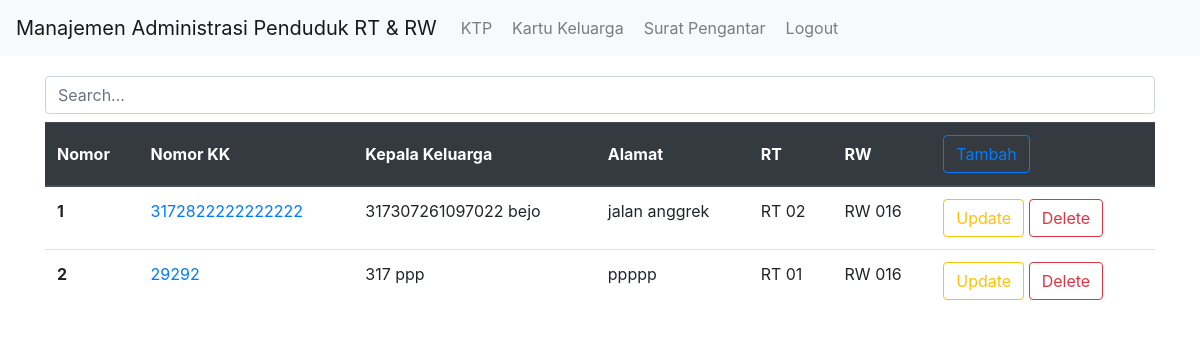
The app's page /warga/kk/list (signed in) with its own data.
### warga/models.py (models this page shows, shortened)
class Kk(models.Model):
    RT_CHOICES = (
        ('1', 'RT 01'),
        ('2', 'RT 02'),
        ('3', 'RT 03'),
        ('4', 'RT 04'),
        ('5', 'RT 05'),
        ('6', 'RT 06'),
        ('7', 'RT 07'),
        ('8', 'RT 08'),
        ('9', 'RT 09'),
    )
    nomor_kk = models.CharField(max_length=16,unique=True)
    nik = models.ForeignKey(Ktp, on_delete=models.CASCADE, unique=True)
    alamat = models.TextField()
    rt = models.CharField(max_length=3, choices=RT_CHOICES)
    rw = models.CharField(max_length=7, default="RW 016")
    scan_kk = models.ImageField(blank=True, null=True,
                                 upload_to='scan_kk/',
                                 default='/noimage.png')
    is_kepala_keluarga = models.BooleanField(default=True)

class Ktp(models.Model):
    JENIS_KELAMIN = (
        ('L', 'Laki Laki'),
        ('P', 'Perempuan')
    )
    GOLDAR_CHOICE = (
        ('1', '-'),
        ('2', 'A'),
        ('3', 'B'),
        ('4', 'AB'),
        ('5', 'O'),
    )
    RT_CHOICES = (
        ('1', 'RT 01'),
        ('2', 'RT 02'),
        ('3', 'RT 03'),
        ('4', 'RT 04'),
        ('5', 'RT 05'),
        ('6', 'RT 06'),
        ('7', 'RT 07'),
        ('8', 'RT 08'),
        ('9', 'RT 09'),
    )
    AGAMA_CHOICES = (
        ('1', '-'),
        ('2', 'Islam'),
        ('3', 'Kristen Protestan'),
        ('4', 'Hindu'),
        ('5', 'Budha'),
        ('6', 'Katolik'),
        ('7', 'Kong Hu Cu'),
    )
    STATUS_PERKAWINAN = (
        ('BK', 'Belum Kawin'),
        ('K', 'Kawin '),
    )
    KEWARGANEGARAAN_CHOICE = (
        ('WNI', 'Warga Negara Indonesia'),
        ('WNA', 'Warga Negara Asing')
    )
    nik = models.CharField(max_length=16,unique=True)
    nama = models.CharField(max_length=100, blank=False, null=False)
    tanggal_lahir = models.DateField()
    tempat_lahir = models.CharField(max_length=15)
    jenis_kelamin = models.CharField(max_length=10, choices=JENIS_KELAMIN)
    golongan_darah = models.CharField(max_length=2, choices=GOLDAR_CHOICE, default=1)
    alamat = models.CharField(max_length=50)
    rt = models.CharField(max_length=3, choices=RT_CHOICES, blank=True, null=True)
    rw = models.CharField(max_length=7, default="RW 016", blank=False, null=False)
    kecamatan = models.CharField(max_length=25, default="Grogol Petamburan")
    agama = models.CharField(max_length=15, choices=AGAMA_CHOICES, default=1)
    status_perkawinan = models.CharField(max_length=11, choices=STATUS_PERKAWINAN, default=1)
    pekerjaan = models.CharField(max_length=25)
    kewarganegaraan = models.CharField(max_length=3, choices=KEWARGANEGARAAN_CHOICE)
    masa_berlaku = models.CharField(max_length=15, default="Seumur Hidup", editable=False)
    scan_ktp = models.ImageField(blank=True, null=True,
                                 upload_to='scan_ktp/',
                                 default='/noimage.png')
    def __str__(self):
        return '{} {}'.format(self.nik, self.nama)

### warga/views.py (the view)
# urls.py: path('kk/list', KkList.as_view(), name='list_kk'),
class KkList(LoginRequiredMixin, ListView):
    login_url = '/akun/login'
    model = Kk
    template_name = "kk/kk_list.html"
    context_object_name = 'kk_list'
    def get_queryset(self):
        query = self.request.GET.get('k')
        if query:
            object_list = Kk.objects.filter(Q(nomor_kk__icontains=query))
        else:
            object_list = Kk.objects.all()
        return object_list

### warga/templates/kk/kk_list.html (shortened to what this page needs)
{% extends "base.html" %}
{% block contents %}
<div class="row">
    <div class="col-md-12">
        <form action="{% url 'warga:list_kk' %}" method="get">
            <input class="form-control" name="k" type="text" placeholder="Search...">
        </form>
    </div>
</div>
    <div class="row">
    <div class="col-md-12">
        <div class="table-responsive">
            <table align="center" class="table mt-2">
                <thead class="thead-dark">
                <tr>
                    <th scope="col" class="align-middle">Nomor</th>
                    <th scope="col" class="align-middle">Nomor KK</th>
                    <th scope="col" class="align-middle">Kepala Keluarga</th>
                    <th scope="col" class="align-middle">Alamat</th>
                    <th scope="col" class="align-middle">RT</th>
                    <th scope="col" class="align-middle">RW</th>
                    <th><a class="btn btn-outline-primary align-right" href="{% url 'warga:create_kk' %}" title="">Tambah</a></th>
                </tr>
                </thead>
                <tbody>
                {% for kk in kk_list %}
                    <tr>
                        <th scope="row">{{forloop.counter}}</th>
                        <td><a href="{% url 'warga:detail_kk' kk.pk %}">{{ kk.nomor_kk }}</a></td>
                        <td>{{ kk.nik }}</td>
                        <td>{{ kk.alamat }}</td>
                        <td>{{ kk.get_rt_display }}</td>
                        <td>{{ kk.rw }}</td>
                        <td><a class="btn btn-outline-warning" href="{% url 'warga:update_kk' kk.id %}" title="">Update</a>
                            <a class="btn btn-outline-danger" href="{% url 'warga:delete_kk' kk.id %}" title="">Delete</a></td>
                    </tr>
                {% endfor %}
                </tbody>
            </table>
        </div>
    </div>
</div>
{% endblock contents %}

### records on screen
Kk: nomor_kk "3172822222222222", nik "317307261097022 bejo", alamat "jalan anggrek", rt "RT 02", rw "RW 016"
Kk: nomor_kk "29292", nik "317 ppp", alamat "ppppp", rt "RT 01", rw "RW 016"
